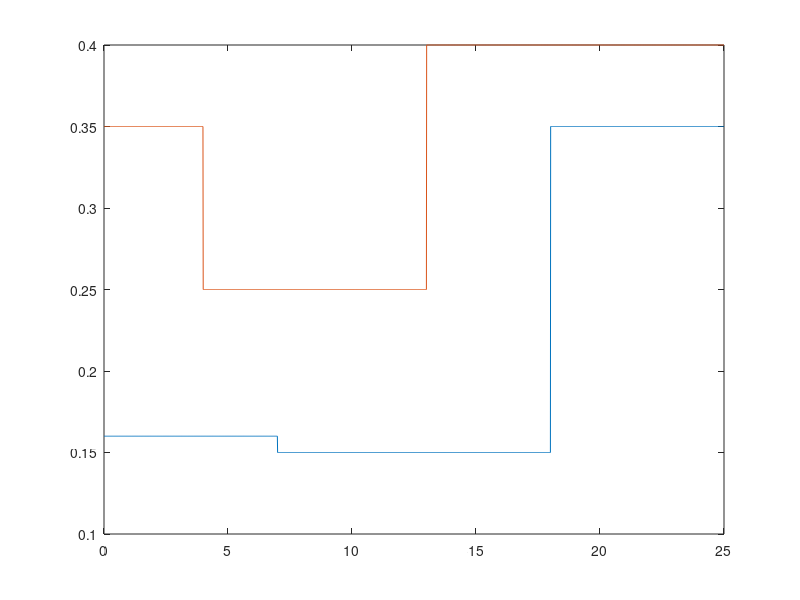

Write MATLAB code to recreate this figure.
t = 0 : 0.01 : 25

u_l = [pi + 0.16, pi + 0.15, pi + 0.35]
u_r = [pi + 0.35, pi + 0.25, pi + 0.40]

u_max = 2 * pi
u_e = 0.5 * u_max

L = 0.3
R = 0.03

y_l = [];
for i = t
  if i < 7
    y_l = [y_l, u_l(1)-u_e];
  elseif i <= 18
    y_l = [y_l, u_l(2)-u_e];
  else
    y_l = [y_l, u_l(3)-u_e];
  endif
end
plot(t, y_l)
hold on

y_r = [];
for i = t
  if i < 4
    y_r = [y_r, u_r(1)-u_e];
  elseif i <= 13
    y_r = [y_r, u_r(2)-u_e];
  else
    y_r = [y_r, u_r(3)-u_e];
  endif
end

plot(t, y_r)
hold off

# stefan

